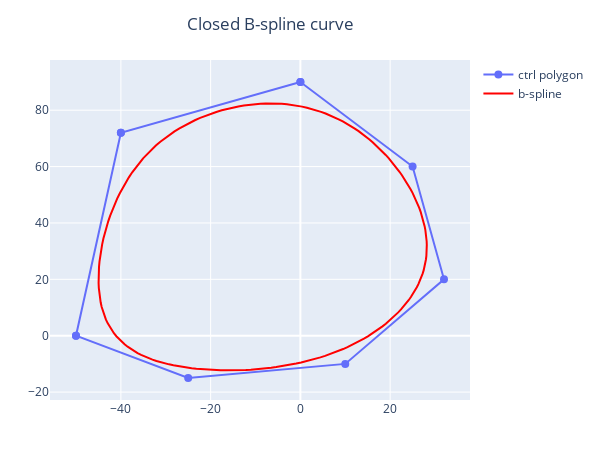

The code cell stored with this chart in its notebook:
### Markdown cell above
Define the control points and the sequence of knots such that to get a closed B-spline curve, following  *J.J. Risler - Mathematical Methods for CAD*, Cambridge Univ Press.

### Code cell
p = 3
ictrl =  [[0., 90.], [-40, 72], [-50, 0], [-25, -15], [10,-10], [32,20], [25, 60]] #initial control points;
#extend the ictrl to ensure a closed B-spline curve
ctrl = vcat(ictrl, [ictrl[j] for j=1:p]); #by JJ Risler
n = length(ctrl)
u = Float64.(collect(1:n+p+1)) #knots
period = u[n+1]-u[p+1]
u[1:p] = u[n-p+1:n] .- period
u[n+2:n+p+1] = u[p+2:2*p+1] .+ period
knot = KnotVector(u)
bs_pts = bsplcurve(p, knot, ctrl, 200) 
fig = figbspline(ctrl, bs_pts; height=450)
relayout!(fig, title_text="Closed B-spline curve", title_x=0.45)
display(fig)

### Figure 1 — Plotly figure (JSON) as saved in the notebook; plotly's stock layout.template omitted (floating-point values rounded to 4 significant figures; data arrays with more than 128 entries replaced by an {"elided": "..."} marker saying what was removed)
{"data": [{"marker": {"size": 8}, "name": "ctrl polygon", "type": "scatter", "x": [0, -40, -50, -25, 10, 32, 25, 0, -40, -50], "y": [90, 72, 0, -15, -10, 20, 60, 90, 72, 0]}, {"line": {"color": "red"}, "mode": "lines", "name": "b-spline", "type": "scatter", "x": {"elided": "200 float values"}, "y": {"elided": "200 float values"}}], "layout": {"height": 450, "margin": {"b": 50, "l": 50, "r": 50, "t": 60}, "title": {"text": "Closed B-spline curve", "x": 0.45}, "width": 600}}
